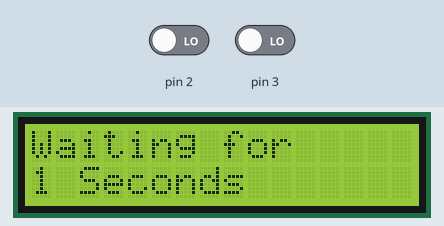
Simulated run of this sketch. Board: Arduino Uno, built with avr-gcc and run on an emulated ATmega328P. Parts: 16×2 character LCD. The inputs (shaded band) are chosen by the test bench; at power-on: pin 2 LOW, pin 3 LOW.

Above: at 1.2 s.
1.3 s: pin 2 driven HIGH
At 2.52 s:
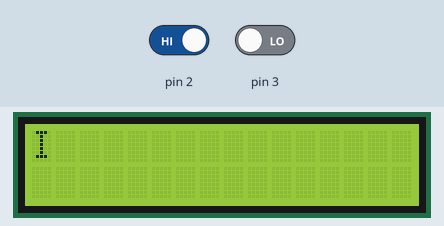
4.1 s: pin 3 driven HIGH
At 4.9 s:
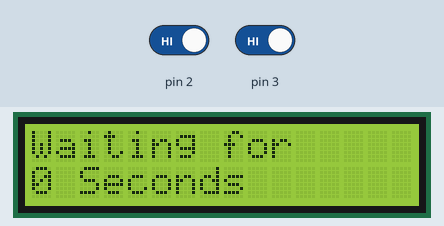
7.1 s: pin 2 driven LOW
At 7.35 s:
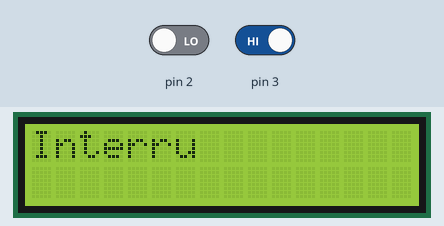

Measured:
- after the input at 4.1 s, the display: first differs from a run without the input after 0.10 s (image 2)
- after the input at 7.1 s, the display: first differs from a run without the input after 0.11 s (image 3)
- what the display in image 2 shows lasts 1.0 s, from 4.2 s to 5.2 s

The sketch:

Interrupts.ino
```cpp
// 1- Miran Member
// 2- Interrups
// 3- Description - Attatch two interrupts for two buttons. when you press button 1 it stop the timer on the lcd screen and shows a messege stating it was interrupted. when you press button two it resets.
// 4- Include any assumptions you may have made, what do you expect from the hardware, pinouts, particular Arduino versions, etc... : NONE
// 5- References - https://www.arduino.cc/reference/en/language/functions/external-interrupts/attachinterrupt/
#include <LiquidCrystal.h>


int Timer = 0; // there is no way to reset the timer millis(), so instead using delay and counter to keep track of it.
bool ButtonToContinueState = false; // this will turn true when the interrupt is called by the button
String mess1 = "Interrupted, Press button 2 to continue."; // the message that is to be displayed and since it cant fit in the screen i wrote it saperatly so it can be scrolled.
int start, stop = 0; // used for lcd scrolling
int scroll = 16;
LiquidCrystal lcd(12, 11, 9, 8, 7, 6);
void setup() {
  lcd.begin(16,2);
  attachInterrupt(digitalPinToInterrupt(2),ButtonToContinue,CHANGE);
  attachInterrupt(digitalPinToInterrupt(3),ButtonToReset,CHANGE);
}


void loop() {
  if (!ButtonToContinueState) { // the statement will only execute when the first button interrpts it and changes the variable to true
    lcd.print("Waiting for");
    lcd.setCursor(0,1);
    lcd.print(Timer);
    lcd.print(" Seconds");
    delay(1000);
    lcd.clear();
    Timer++;
  } else {
    lcd.setCursor(0,0);
    lcd.print(mess1.substring(start,stop));
    delay(300);
    lcd.clear();
    if(start == 0 && scroll > 0){
      scroll--;
      stop++;
    } else if (start == stop){
      start = stop = 0;
      scroll = 16;
    } else if (stop == mess1.length() && scroll == 0) {
      start++;
    } else {
      start++;
      stop++;
    }
  }
}

void ButtonToContinue() { // only changing the variable so in the loop the code that I want to execute for button two will work instead
  ButtonToContinueState = true;
}

void ButtonToReset() { // resetting the timer and changing the variable so the origal if statement is executed
  ButtonToContinueState = false;
  Timer = 0;
}
```
